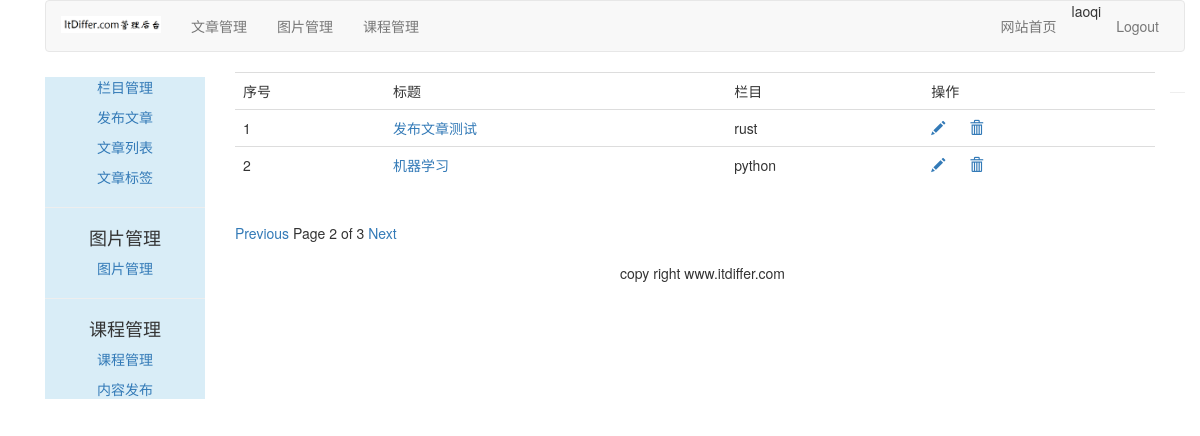
The app's page /article/article-list/?page=2 (signed in) with its own data.
### article/models.py (models this page shows, shortened)
class ArticlePost(models.Model):
    author = models.ForeignKey(User, on_delete=models.CASCADE, related_name="article")
    title = models.CharField(max_length=200)
    slug = models.SlugField(max_length=500)
    column = models.ForeignKey(ArticleColumn, on_delete=models.CASCADE,related_name="article_column")
    body = models.TextField()
    created = models.DateTimeField(default=timezone.now)
    updated = models.DateTimeField(auto_now=True)
    users_like = models.ManyToManyField(User, related_name="articles_like", blank=True)
    article_tag = models.ManyToManyField(ArticleTag, related_name='article_tag', blank=True)
    class Meta:
        ordering = ("-updated",)
        index_together = (('id', 'slug'),)
    def get_absolute_url(self):
        return reverse("article:article_detail", args=[self.id, self.slug])

class ArticleColumn(models.Model):
    user = models.ForeignKey(User, on_delete=models.CASCADE,related_name='article_column')
    column = models.CharField(max_length=200)
    created = models.DateField(auto_now_add=True)
    def __str__(self):
        return self.column

### article/views.py (the view)
# urls.py: path('article-list/', views.article_list, name="article_list"),
@login_required(login_url='/account/login')
def article_list(request):
    articles_list = ArticlePost.objects.filter(author=request.user)
    paginator = Paginator(articles_list, 2)
    page = request.GET.get('page')
    try:
        current_page = paginator.page(page)
        articles = current_page.object_list
    except PageNotAnInteger:
        current_page = paginator.page(1)
        articles = current_page.object_list
    except EmptyPage:
        current_page = paginator.page(paginator.num_pages)
        articles = current_page.object_list
    return render(request, "article/column/article_list.html",{"articles":articles, "page": current_page})

### templates/article/column/article_list.html (shortened to what this page needs)
{% extends "article/base.html" %}
{% load staticfiles %}
{% block content %}
<div>
    <table class="table table-hover">
        <tr>
            <td>序号</td>
            <td>标题</td>
            <td>栏目</td>
            <td>操作</td>
        </tr>
        {% for article in articles %}
        <tr id={{ article.id }}>
            <td>{{ forloop.counter }}</td>
            <td><a href="{{ article.get_absolute_url }}">{{ article.title }}</a></td>
            <td>{{ article.column }}</td>
            <td>
                <a name="edit" href="{% url 'article:redit_article' article.id %}"><span class="glyphicon glyphicon-pencil"></span></a>
                <a nane="delete" href="javascript:" onclick="del_article(this, {{ article.id }})"><span class="glyphicon glyphicon-trash" style="margin-left:20px;"></span></a>
            </td>
        </tr>
        {% endfor %}
    </table>
    {% include "paginator.html" %}
</div>
{% endblock %}

### templates/article/header.html
{% load staticfiles %}
<div class="container">
    <nav class="navbar navbar-default" role="navigation">
        <div class="navbar-header">
            <a class="navbar-brand" href="http://www.itdiffer.com">
                <img width="100px" src="{% static 'images/backlogo.png' %}">
            </a>
        </div>
        <div>
            <ul class="nav navbar-nav" role="tablist">
                <li><a href="{% url 'article:article_column' %}">文章管理</a></li>
                <li><a href="{% url 'image:list_images' %}">图片管理</a></li>
                <li><a href="{% url 'course:manage_course' %}">课程管理</a></li>
            </ul>
            <ul class="nav navbar-nav navbar-right" style="margin-right:10px">
                <li><a href="{% url 'blog:blog_title' %}">网站首页</a></li>
                <li><span>{{ user.username }}</li>
                <li><a href="{% url 'account:user_logout' %}">Logout</a></li>
            </ul>
        </div>
    </nav>
</div>

### records on screen
ArticlePost: title "发布文章测试", column "rust"
ArticlePost: title "机器学习", column "python"

### other values on screen
{{ user.username }} "laoqi"
{{ page.number }} "2"
{{ page.paginator.num_pages }} "3"
